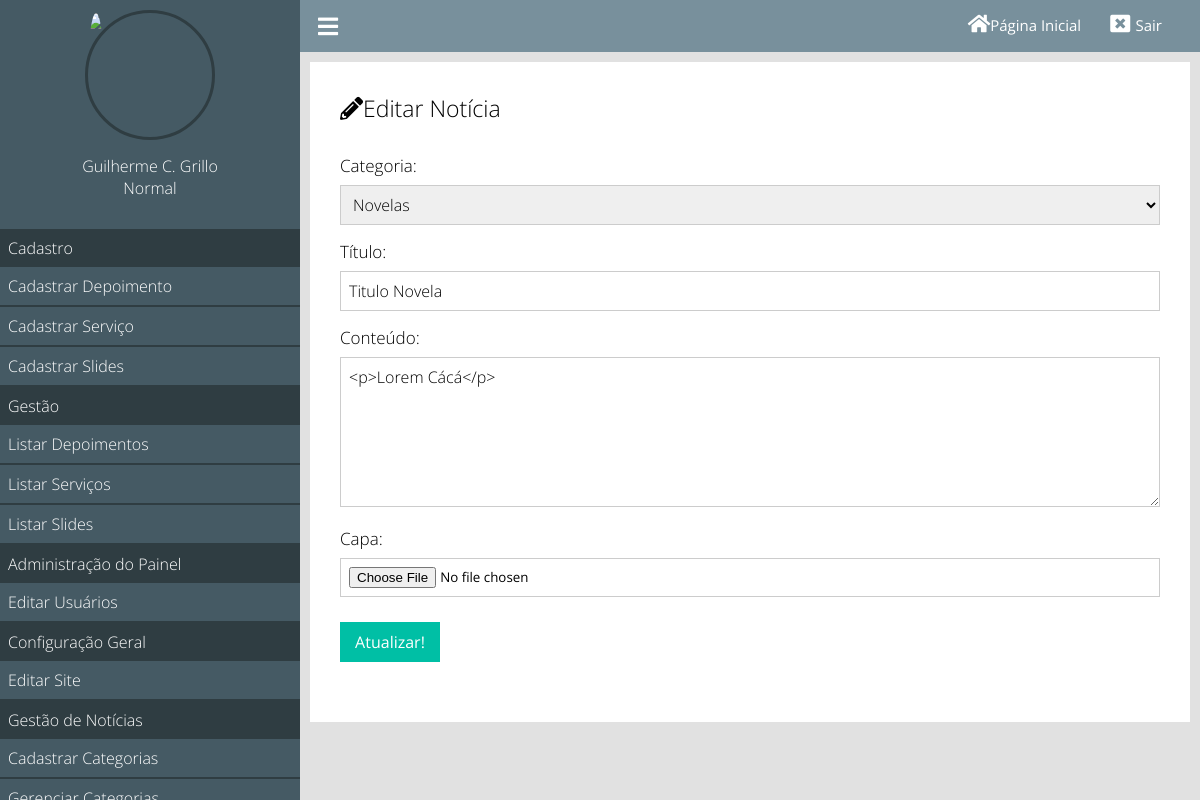
/painel/editar-noticia?id=10 (signed in), run on the app's committed database.
### classes/MySql.php (called while the page is built)
<?php
class MySql{
private static $pdo;
public static function conectar(){
    if(self::$pdo == null){
        try{
            self::$pdo = new PDO('mysql:host'.HOST.';dbname='.DATABASE,USER,PASSWORD,array(PDO::MYSQL_ATTR_INIT_COMMAND => "SET NAMES utf8"));
            self::$pdo->setAttribute(PDO::ATTR_ERRMODE,PDO::ERRMODE_EXCEPTION);
            } catch(Exception $e){
                echo 'erro ao conectar';
            }
    }
return self::$pdo;
}
}
?>

### painel/pages/editar-noticia.php (the view, shortened to what this page needs)
<?php
if (isset($_GET['id'])) {
    $id = (int) $_GET['id'];
    $noticia = Painel::select('tb_site.noticias', 'id=?', array($id));
} else {
    Painel::alert('erro', 'voce precisa passar o parametro ID!');
    die();
}
?>
<div class="box-content">
    <h2><i class="fas fa-pencil-alt"></i>Editar Notícia</h2>
    <form action="" enctype="multipart/form-data" method="post">
        <div class="form-group">
            <label>Categoria:</label>
            <select name="categoria_id">
                <?php
                $categorias = Painel::selectAll('tb_site.categorias');
                foreach ($categorias as $key => $value) {
                ?>
                    <option <?php if ($value['id'] == $noticia['categoria_id']) echo 'selected'; ?> value="<?php echo $value['id'] ?>"><?php echo $value['nome']; ?></option>
                <?php } ?>
            </select>
        </div>
        <div class="form-group">
            <label for="">Título:</label>
            <input type="text" name="titulo" required value="<?php echo $noticia['titulo']; ?>">
        </div>
        <div class="form-group">
            <label for="">Conteúdo:</label>
            <textarea name="conteudo" id="" cols="30" rows="10"><?php echo $noticia['conteudo']; ?></textarea>
        </div>
        <div class=" form-group">
            <label for="">Capa:</label>
            <input type="file" name="capa">
        </div>
        <div class="form-group">
            <input type="submit" name="acao" value="Atualizar!">
        </div>
</div>

### painel/css/style.css (style rules this page uses)
* { margin: 0; padding: 0; box-sizing: border-box; font-family: "Open Sans"; }
html, body { height: 100%; background: rgb(225, 225, 225); }
body { overflow-x: hidden; }
.box-content { background: white; padding: 30px; margin-bottom: 25px; }
.box-content h2 { font-weight: 300; font-size: 23px; }
.box-content form { margin: 30px 0; }
.box-content form label { font-weight: 300; font-size: 17px; color: black; display: block; }
.box-content .form-group { margin: 15px 0; }
.box-content form input[type=text], .box-content form input[type=password] { margin-top: 8px; font-size: 16px; font-weight: 300; color: black; border: 1px solid #ccc; width: 100%; height: 40px; padding-left: 8px; }
.box-content form textarea { margin-top: 8px; font-size: 16px; font-weight: 300; color: black; border: 1px solid #ccc; width: 100%; height: 150px; padding: 8px; resize: vertical; }
.box-content form select { margin-top: 8px; font-size: 16px; font-weight: 300; color: black; border: 1px solid #ccc; width: 100%; height: 40px; padding-left: 8px; }
.box-content form input[type=file] { margin-top: 8px; width: 100%; padding: 8px; border: 1px solid #ccc; }
.box-content form input[type=submit] { width: 100px; height: 40px; cursor: pointer; margin-top: 10px; font-size: 16px; background: #00bfa5; color: white; border: 0; }

### estilo/all.css (style rules this page uses)
.fa, .fas, .far, .fal, .fad, .fab { -moz-osx-font-smoothing: grayscale; -webkit-font-smoothing: antialiased; display: inline-block; font-style: normal; font-variant: normal; text-rendering: auto; line-height: 1; }
.fa-pencil-alt:before { content: "\f303"; }
.fa, .fas { font-family: 'Font Awesome 5 Free'; font-weight: 900; }

### data on the page
tb_site.noticias: categoria_id "Novelas", titulo "Titulo Novela", conteudo "<p>Lorem Cácá</p>"

### other printed values
$_SESSION['nome'] "Guilherme C. Grillo"
pegaCargo($_SESSION['cargo']) "Normal"
